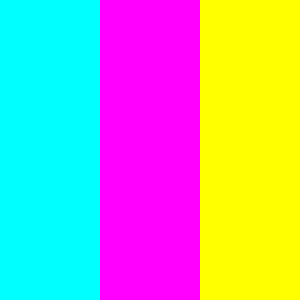
Frame 1 (no input)
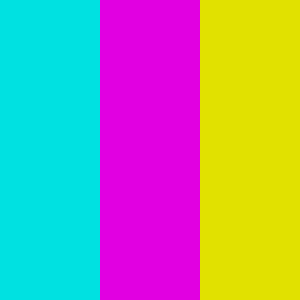
Frame 60 (the mouse pressed at the canvas centre just before this capture)
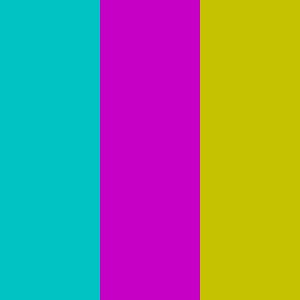
Frame 120 (the mouse held since frame 60 and released just before this capture)

The Processing sketch that drew these frames (run headless with seeded random() and noise(); from frame 60 on, the mouse is pressed at the canvas centre):

// Processing sketch: Day6_4_IfColor
// ── Day6_4_IfColor.pde
//If Statements - Color


int x;
int y;
float r=255;
float g=255;
float b=255;

void setup(){
  
  size(300,300);
  noStroke();
  frameRate(30);
  
}

void draw(){
  
 //Draws 3 rectangles based on R,G,B
  fill(0,g,b);
  rect(x,y,width/3,height);
  fill(r,0,b);
  rect(x+(width/3),y,width/3,height);
  fill(r,g,0);
  rect(x+(2*(width/3)),y,width/3,height);
  
  //reduces R,G, and B values by .5 each frame
  r-=0.5;
  g-=0.5;
  b-=0.5;
  
  //once R,G,B = 2, they reset to 255
  if(r<2){
    r=255;
  }
  
  if(g<2){
    g=255;
  }
  
  if(b<2){
    b=255;
  }
  
}
